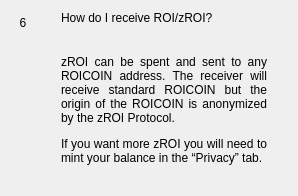
                  <widget class="QWidget" name="widgetFaq6" native="true">
                   <layout class="QHBoxLayout" name="horizontalpage_6" stretch="0,1">
                    <item alignment="Qt::AlignTop">
                     <widget class="QLabel" name="labelNumber6">
                      <property name="minimumSize">
                       <size>
                        <width>24</width>
                        <height>24</height>
                       </size>
                      </property>
                      <property name="maximumSize">
                       <size>
                        <width>16777215</width>
                        <height>24</height>
                       </size>
                      </property>
                      <property name="text">
                       <string>6</string>
                      </property>
                      <property name="alignment">
                       <set>Qt::AlignCenter</set>
                      </property>
                     </widget>
                    </item>
                    <item>
                     <layout class="QVBoxLayout" name="verticalLayoutpage_6">
                      <property name="spacing">
                       <number>0</number>
                      </property>
                      <property name="leftMargin">
                       <number>20</number>
                      </property>
                      <property name="rightMargin">
                       <number>20</number>
                      </property>
                      <item>
                       <widget class="QLabel" name="labelSubtitle6">
                        <property name="text">
                         <string>How do I receive ROI/zROI?</string>
                        </property>
                        <property name="wordWrap">
                         <bool>true</bool>
                        </property>
                       </widget>
                      </item>
                      <item>
                       <spacer name="verticalSpacer_60">
                        <property name="orientation">
                         <enum>Qt::Vertical</enum>
                        </property>
                        <property name="sizeType">
                         <enum>QSizePolicy::Fixed</enum>
                        </property>
                        <property name="sizeHint" stdset="0">
                         <size>
                          <width>20</width>
                          <height>30</height>
                         </size>
                        </property>
                       </spacer>
                      </item>
                      <item>
                       <widget class="QLabel" name="labelContent6">
                        <property name="text">
                         <string>
                           &lt;html&gt;&lt;head/&gt;&lt;body&gt;&lt;p align=&quot;justify&quot;&gt;
                           zROI can be spent and sent to any ROICOIN address. The receiver will
                           receive standard ROICOIN but the origin of the ROICOIN is anonymized by the zROI Protocol.
                           &lt;/p&gt;&lt;p align=&quot;justify&quot;&gt;
                           If you want more zROI you will need to mint your balance in the “Privacy” tab.
                           &lt;/p&gt;&lt;/body&gt;&lt;/html&gt;
                         </string>
                        </property>
                        <property name="alignment">
                         <set>Qt::AlignLeading|Qt::AlignLeft|Qt::AlignTop</set>
                        </property>
                        <property name="wordWrap">
                         <bool>true</bool>
                        </property>
                       </widget>
                      </item>
                      <item>
                       <spacer name="verticalSpacer_61">
                        <property name="orientation">
                         <enum>Qt::Vertical</enum>
                        </property>
                        <property name="sizeHint" stdset="0">
                         <size>
                          <width>20</width>
                          <height>20</height>
                         </size>
                        </property>
                       </spacer>
                      </item>
                     </layout>
                    </item>
                   </layout>
                  </widget>
